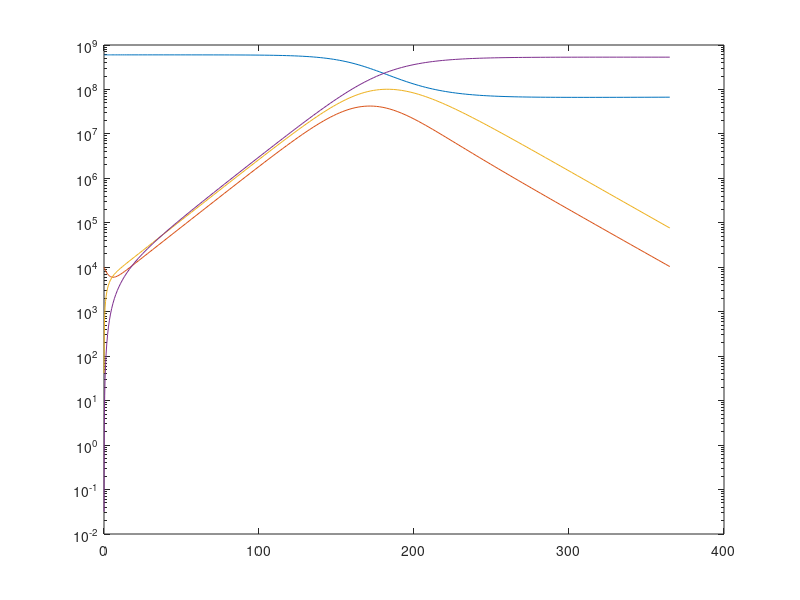

MATLAB code to generate this figure:
function sol = run_SEIR()
% RUN_SEIR simulation of the SEIR model

% Dynamical parameters 
N = 6.0e8;      % total population
mu = 3.4e-5;    % natural death rate 1/80 years = 1/80/365 per day 
Lambda = N*mu;  % birth rate: set to keep N constant (ignoring deaths from covid-19)
a = 1/5.2;     % incubation rate E -> I 1/incubatio period = 1/5.2
gam = 1/14.0;  % recovery rate 1/two weeks = 1/14 

% transmission rate based on R0 = 2.5
% R0 = a*beta/(mu+a)/(mu+gam)
% beta = R0*(mu+a)*(mu+gam)/a
R0 = 2.5;
beta = R0*(mu+a)*(mu+gam)/a;   % infection rate S -> E

% Integration parameters 
IC = [(N-1e4); 1e4; 0; 0]; % seed a few exposed individuals
tspan = [0 365]; % in days 

% simulations
options = odeset('RelTol', 1e-6, 'AbsTol', 1e-6);
sol = ode45(@seir,tspan,IC,options);

figure(2); clf;
semilogy(sol.x, sol.y(1:4,:));

disp(['Percentage of contaminated 100*(E+I+R)/N at day ' num2str(tspan(2)), ': ', ...
  num2str(100*sum(sol.y(2:4,end)/N))]);


    function dxdt = seir(~,xx)  % nested function 
        % SEIR is the ODE rhs 
        
        S = xx(1); E = xx(2); I = xx(3); R = xx(4);
        
        dxdt = [ Lambda - mu*S - beta*I/N*S;
                 beta*I/N*S - (mu+a)*E;
                 a*E - (gam+mu)*I;
                 gam*I - mu*R ]; 
    end                         % end nested function seir

end                             % end main function run_SEIR 
